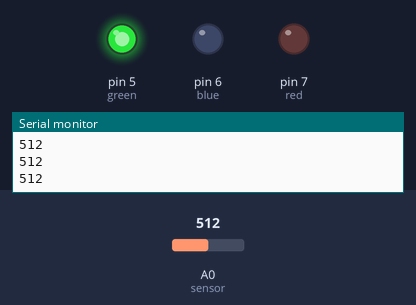
Recording of a sketch running on a simulated Arduino Uno, built with avr-gcc and run on an emulated ATmega328P. Shown: output pins drawn as LEDs (lit = HIGH), the last lines printed to the serial monitor. The test bench sets the inputs (shaded band); at power-on: A0 (sensor) = 512.

Above: at 1.2 s.
1.3 s: A0 (sensor) set to 586
2.8 s: A0 (sensor) set to 611
At 3.2 s:
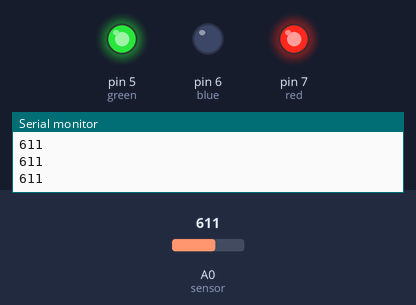
4.3 s: A0 (sensor) set to 290
At 5.5 s:
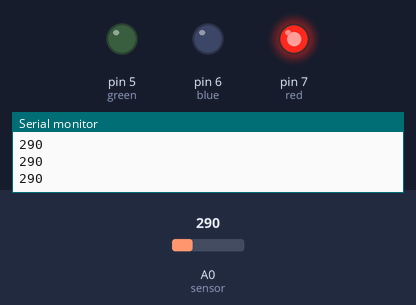
5.8 s: A0 (sensor) set to 312
At 6.7 s:
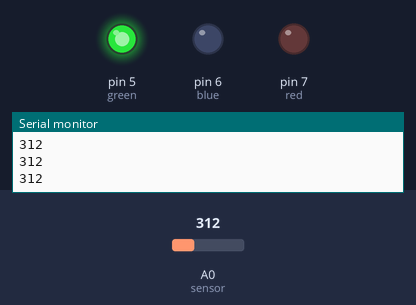
7.3 s: A0 (sensor) set to 122
At 7.7 s:
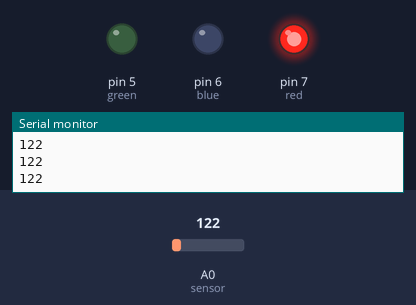
Timing chart, 0 to 9.8 s (numbered marks = the images above; inputs shaded):
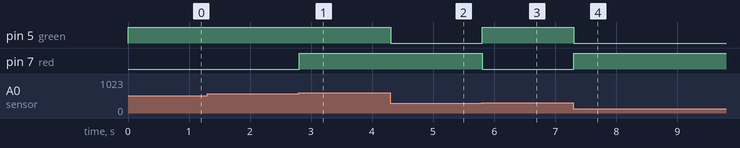

The sketch:

sensor_moisture.ino
```cpp
// C++ code
//LED ON-OFF according to moisture value read
int sensor=A0;
int red=7,blue=6,green=5;
void setup()
{
Serial.begin(9600);
  pinMode(red,OUTPUT);
  pinMode(blue,OUTPUT);
  pinMode(green,OUTPUT);
}
void loop()
{
int moisture=analogRead(sensor);
 Serial.println(moisture);
  //Red();
  //Green();
  //Yellow();
  if(moisture>=0 && moisture<=300){
  Red();
  }
    if(moisture>300 && moisture<=600){
  Green();
  }
  if(moisture>600){
  Yellow();
  }
}
void Red(){
 digitalWrite(red,HIGH);
 digitalWrite(blue,LOW);
 digitalWrite(green,LOW);
}
void Green(){
 digitalWrite(red,LOW);
 digitalWrite(blue,LOW);
 digitalWrite(green,HIGH);
}
void Yellow(){
 digitalWrite(red,HIGH);
 digitalWrite(blue,LOW);
 digitalWrite(green,HIGH);
}
```

Measured:
- the behaviour switches between 600 and 601 on A0 (sensor) (found by bisection; images 0 and 1)
- the behaviour switches between 300 and 301 on A0 (sensor) (found by bisection; images 2 and 3)
- after the input at 2.8 s, pin 7 (red): LOW → HIGH at once
- after the input at 4.3 s, pin 5 (green): HIGH → LOW at once
- after the input at 5.8 s, pin 5 (green): LOW → HIGH at once; pin 7 (red): HIGH → LOW at once
- after the input at 7.3 s, pin 5 (green): HIGH → LOW at once; pin 7 (red): LOW → HIGH at once
